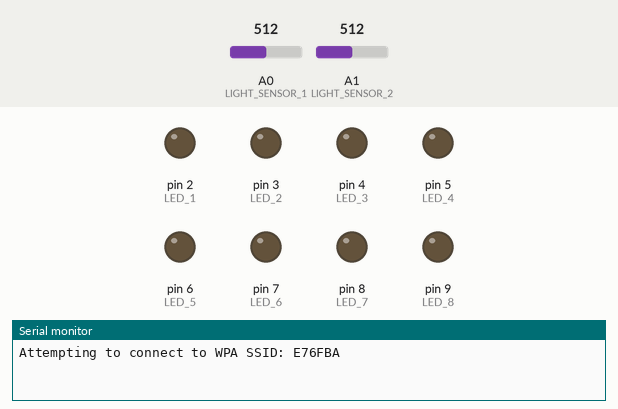
This sketch was run on a simulated Arduino Mega 2560, built with avr-gcc and run on an emulated ATmega2560. Shown: output pins drawn as LEDs (lit = HIGH), the last lines printed to the serial monitor. The test bench sets the inputs (shaded band); at power-on: A0 (LIGHT_SENSOR_1) = 512, A1 (LIGHT_SENSOR_2) = 512. WiFi joins after 1.5 s; servers stay silent unless stated; uploads are accepted with an empty reply.

Above: at 0.1 s.
At 9.3 s:
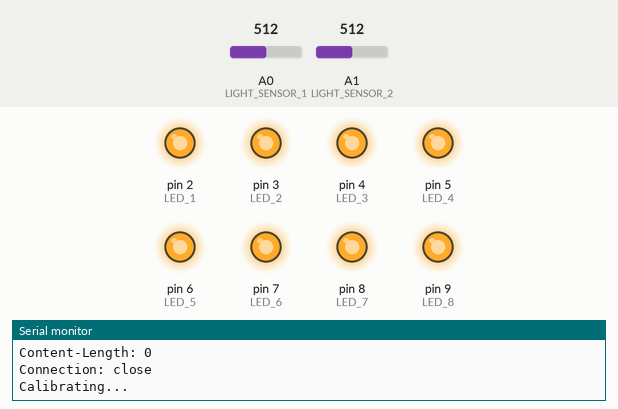
At 17.3 s:
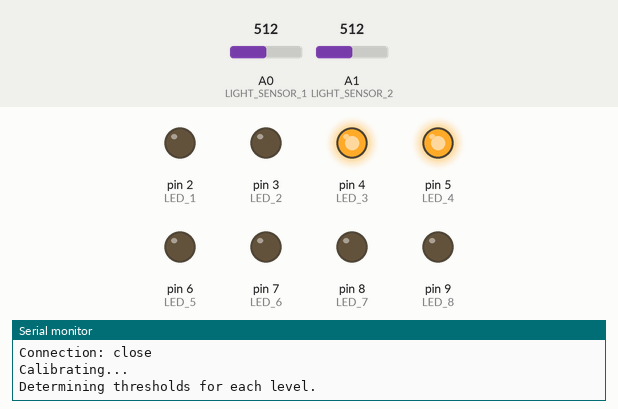
At 20.3 s:
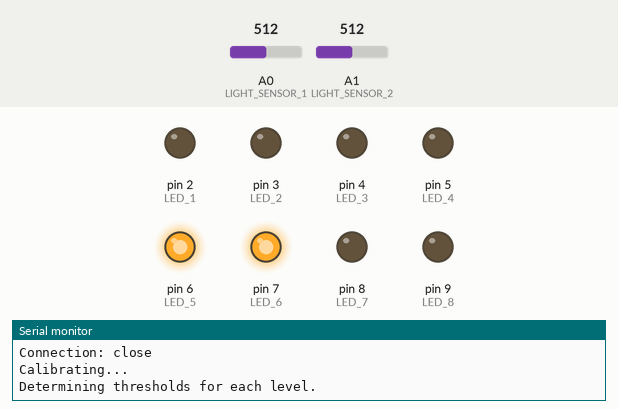
At 26.3 s:
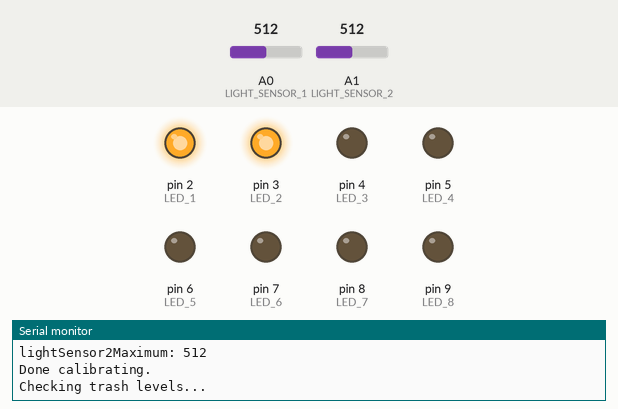
At 35.3 s:
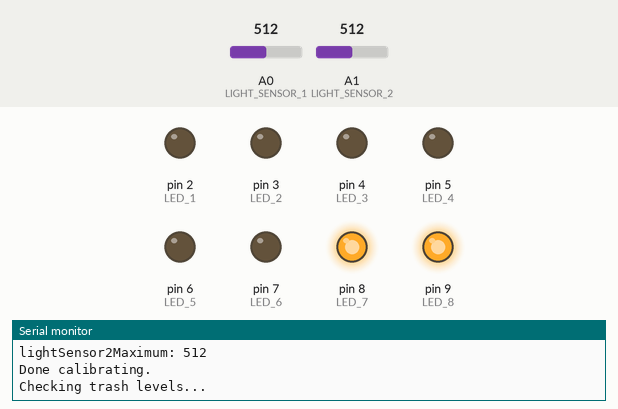
Timing chart, 0 to 39.8 s (numbered marks = the images above):
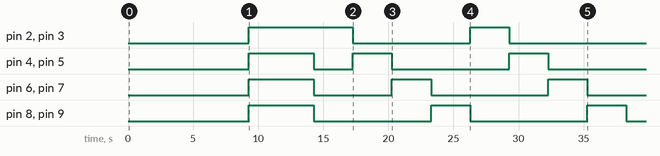

Measured:
- by itself, pin 2 (LED_1), pin 3 (LED_2): HIGH → LOW at 17.3 s, → HIGH 9.0 s later, → LOW 3.0 s later
- by itself, pin 4 (LED_3), pin 5 (LED_4): goes LOW 3.0 s, HIGH 3.0 s, LOW 9.0 s, HIGH 3.0 s, then LOW
- by itself, pin 6 (LED_5), pin 7 (LED_6): goes LOW 6.0 s, HIGH 3.0 s, LOW 9.0 s, HIGH 3.0 s, then LOW
- by itself, pin 8 (LED_7), pin 9 (LED_8): alternates HIGH for 3.0 s and LOW for 9.0 s

The sketch:

TrashcanSensor.ino
```cpp
// Uses provided patch.
# include "WiFiEsp.h"

// Emulate Serial1 on pins 6/7 if not present
# ifndef HAVE_HWSERIAL1
# include "SoftwareSerial.h"
SoftwareSerial Serial1(11, 10);
# endif

// Digital
# define LED_1 2
# define LED_2 3
# define LED_3 4
# define LED_4 5
# define LED_5 6
# define LED_6 7
# define LED_7 8
# define LED_8 9

// Analog... 2M Ohm Resistor
# define LIGHT_SENSOR_1 0
# define LIGHT_SENSOR_2 1

// Other
# define CALIBRATION_TIME_MS 10000
# define LEVEL_CALIBRATION_TIME_MS 3000
# define LIGHT_MAPPED_MINIMUM 0
# define LIGHT_MAPPED_MAXIMUM 1023
# define LEVEL_COUNT 4
# define CHECK_FREQUENCY_MS 14400000 // 4 hours
# define LEVEL_CHECK_TIME_MS 3000
# define LIGHT_THRESHOLD_1 0.7
# define LIGHT_THRESHOLD_2 0.7
# define DEVICE_SERIAL "TRASHCAN_SENSOR_2"
# define THRESHOLD_MINIMUM_COUNT 3

int lightSensor1Minimum = 10000;
int lightSensor1Maximum = -1;

int lightSensor2Minimum = 10000;
int lightSensor2Maximum = -1;

// Storing the light readings from both sensors which are on both sides fo the lid.
//  Index 0 is light sensor 0 and index 1 is light sensor 1 and then it repeats for each level.
int levelThresholds[LEVEL_COUNT * 2];

int LEDS[8] = {LED_1, LED_2, LED_3, LED_4, LED_5, LED_6, LED_7, LED_8};

// WiFi
char ssid[] = "E76FBA";
char pass[] = "2DV333UK04446";
int wifiStatus = WL_IDLE_STATUS;
char server[] = "54.68.34.145";
int port = 80;

WiFiEspClient client;

void setup() {
    Serial.begin(115200);

    // Initialize serial for ESP module.
    Serial1.begin(115200);

    // Initialize ESP module.
    WiFi.init(&Serial1);

    // Check for the presence of the shield.
    if (WiFi.status() == WL_NO_SHIELD) {
        Serial.println("WiFi shield not present.");
        // Don't continue.
        while (true);
    }

    // Attempt to connect to WiFi network.
    while (wifiStatus != WL_CONNECTED) {
        Serial.print("Attempting to connect to WPA SSID: ");
        Serial.println(ssid);
        // Connect to WPA/WPA2 network
        wifiStatus = WiFi.begin(ssid, pass);
    }
    Serial.println("Connected to the network.");
    delay(2000);
    registerDevice(DEVICE_SERIAL, LEVEL_COUNT);

    Serial.println();
    Serial.println("Calibrating...");

    // Setup the LED pins.
    pinMode(LED_1, OUTPUT);
    pinMode(LED_2, OUTPUT);
    pinMode(LED_3, OUTPUT);
    pinMode(LED_4, OUTPUT);
    pinMode(LED_5, OUTPUT);
    pinMode(LED_6, OUTPUT);
    pinMode(LED_7, OUTPUT);
    pinMode(LED_8, OUTPUT);

    // Calibrate the sensor. Have the LEDs off half the time and on the other
    //  in order to calibrate.
    unsigned long time = millis();
    unsigned long ledsOn = false;

    while (millis() - time < CALIBRATION_TIME_MS) {
        // Check light reading.
        int currentLight1 = analogRead(LIGHT_SENSOR_1);
        int currentLight2 = analogRead(LIGHT_SENSOR_2);

        // Set the minimum and maximum values.
        lightSensor1Minimum = min(lightSensor1Minimum, currentLight1);
        lightSensor1Maximum = max(lightSensor1Maximum, currentLight1);

        lightSensor2Minimum = min(lightSensor2Minimum, currentLight2);
        lightSensor2Maximum = max(lightSensor2Maximum, currentLight2);

        // Check if the 50% of time has passed to switch LEDs on.
        if (!ledsOn && (millis() - time) >= (CALIBRATION_TIME_MS / 2)) {
            allLedOn();
            ledsOn = true;
        }
    }

    allLedOff();
    Serial.println("Determining thresholds for each level.");

    for (int level = 0; level < LEVEL_COUNT; level++) {
        int currentBaseIndex = level * 2;
        calibrateLevel(level, LEDS[currentBaseIndex], LEDS[currentBaseIndex + 1]);
    }

    Serial.print("lightSensor1Minimum: ");
    Serial.println(lightSensor1Minimum);
    Serial.print("lightSensor1Maximum: ");
    Serial.println(lightSensor1Maximum);
    Serial.print("lightSensor2Minimum: ");
    Serial.println(lightSensor2Minimum);
    Serial.print("lightSensor2Maximum: ");
    Serial.println(lightSensor2Maximum);
    Serial.println("Done calibrating.");
}

void loop() {
    Serial.println("Checking trash levels...");
    int currentLevel = 0;

    // Keeps going until the threshold is met for both sensors. When it stops the "currentLevel" is the last full
    //  level. So if it stops at 0 then the trash can is empty. If it stops at "LEVEL_COUNT" then it's full.
    for (; currentLevel < LEVEL_COUNT; currentLevel++) {
        int currentBaseIndex = currentLevel * 2;
        if (levelCheck(currentLevel, LEDS[currentBaseIndex], LEDS[currentBaseIndex + 1], LIGHT_THRESHOLD_1, LIGHT_THRESHOLD_2)) {
            break;
        }
    }

    reportFindings(DEVICE_SERIAL, currentLevel);
    Serial.println("Checked trash levels.");
    Serial.println("Going to sleep.");
    Serial.println();

    // A battery powered version could use one of the timed deep sleep methods.
    delay(CHECK_FREQUENCY_MS);
}

void allLedOn() {
    digitalWrite(LED_1, HIGH);
    digitalWrite(LED_2, HIGH);
    digitalWrite(LED_3, HIGH);
    digitalWrite(LED_4, HIGH);
    digitalWrite(LED_5, HIGH);
    digitalWrite(LED_6, HIGH);
    digitalWrite(LED_7, HIGH);
    digitalWrite(LED_8, HIGH);
}

void allLedOff() {
    digitalWrite(LED_1, LOW);
    digitalWrite(LED_2, LOW);
    digitalWrite(LED_3, LOW);
    digitalWrite(LED_4, LOW);
    digitalWrite(LED_5, LOW);
    digitalWrite(LED_6, LOW);
    digitalWrite(LED_7, LOW);
    digitalWrite(LED_8, LOW);
}

void calibrateLevel(int level, int ledPin1, int ledPin2) {
    digitalWrite(ledPin1, HIGH);
    digitalWrite(ledPin2, HIGH);

    // Set the initial values for the level.
    int currentBaseIndex = level * 2;
    levelThresholds[currentBaseIndex] = 0;
    levelThresholds[currentBaseIndex + 1] = 0;

    unsigned long time = millis();
    while (millis() - time < LEVEL_CALIBRATION_TIME_MS) {
        // Check light reading.
        int lightReading[2];
        lightReading[0] = map(analogRead(LIGHT_SENSOR_1), lightSensor1Minimum, lightSensor1Maximum, LIGHT_MAPPED_MINIMUM, LIGHT_MAPPED_MAXIMUM);
        lightReading[1] = map(analogRead(LIGHT_SENSOR_2), lightSensor2Minimum, lightSensor2Maximum, LIGHT_MAPPED_MINIMUM, LIGHT_MAPPED_MAXIMUM);

        // Set the maximum values.
        levelThresholds[currentBaseIndex] = max(levelThresholds[currentBaseIndex], lightReading[0]);
        levelThresholds[currentBaseIndex + 1] = max(levelThresholds[currentBaseIndex + 1], lightReading[1]);
    }

    digitalWrite(ledPin1, LOW);
    digitalWrite(ledPin2, LOW);
}

bool levelCheck(int level, int ledPin1, int ledPin2, float thresholdPercent1, float thresholdPercent2) {
    int thresholdMetCount = 0;
    bool thresholdMet = false;
    int currentBaseIndex = level * 2;

    digitalWrite(ledPin1, HIGH);
    digitalWrite(ledPin2, HIGH);

    unsigned long time = millis();
    while (millis() - time < LEVEL_CHECK_TIME_MS) {
        // Check light reading.
        int lightReading[2];
        lightReading[0] = map(analogRead(LIGHT_SENSOR_1), lightSensor1Minimum, lightSensor1Maximum, LIGHT_MAPPED_MINIMUM, LIGHT_MAPPED_MAXIMUM);
        lightReading[1] = map(analogRead(LIGHT_SENSOR_2), lightSensor2Minimum, lightSensor2Maximum, LIGHT_MAPPED_MINIMUM, LIGHT_MAPPED_MAXIMUM);

        // Both sensors must meet the threshold for it to be satisfied.
        if (lightReading[0] >= levelThresholds[currentBaseIndex] * thresholdPercent1 && lightReading[1] >= levelThresholds[currentBaseIndex + 1] * thresholdPercent2) {
            thresholdMetCount++;
        }

        if (thresholdMetCount >= THRESHOLD_MINIMUM_COUNT) {
          thresholdMet = true;
          break;
        }

        delay(500);
    }

    digitalWrite(ledPin1, LOW);
    digitalWrite(ledPin2, LOW);

    return thresholdMet;
}

void sendRequest(char* getRequest) {
    if (!client.connected()) {
        Serial.println("Starting connection to server...");
        client.connect(server, port);
    }
    Serial.println("Connected to server");
    // Make a HTTP request
    client.print(getRequest);
    delay(500);
    while (client.available()) {
        char c = client.read();
        Serial.write(c);
    }
}

void registerDevice(char* serialNumber, int totalLevels) {
    char getRequest[300];

    Serial.println("Registering device...");

    // Make a HTTP request
    sprintf(getRequest, "PUT /register?deviceId=%s&totalLevels=%d HTTP/1.1\r\nHost: %s:%d\r\nConnection: close\r\n\r\n", serialNumber, totalLevels, server, port);
    sendRequest(getRequest);
}

void reportFindings(char* serialNumber, int fullLevel) {
    char getRequest[300];

    Serial.println("Reporting findings...");

    // Make a HTTP request
    sprintf(getRequest, "PUT /report?deviceId=%s&fillLevel=%d HTTP/1.1\r\nHost: %s:%d\r\nConnection: close\r\n\r\n", serialNumber, fullLevel, server, port);
    sendRequest(getRequest);
}
```
